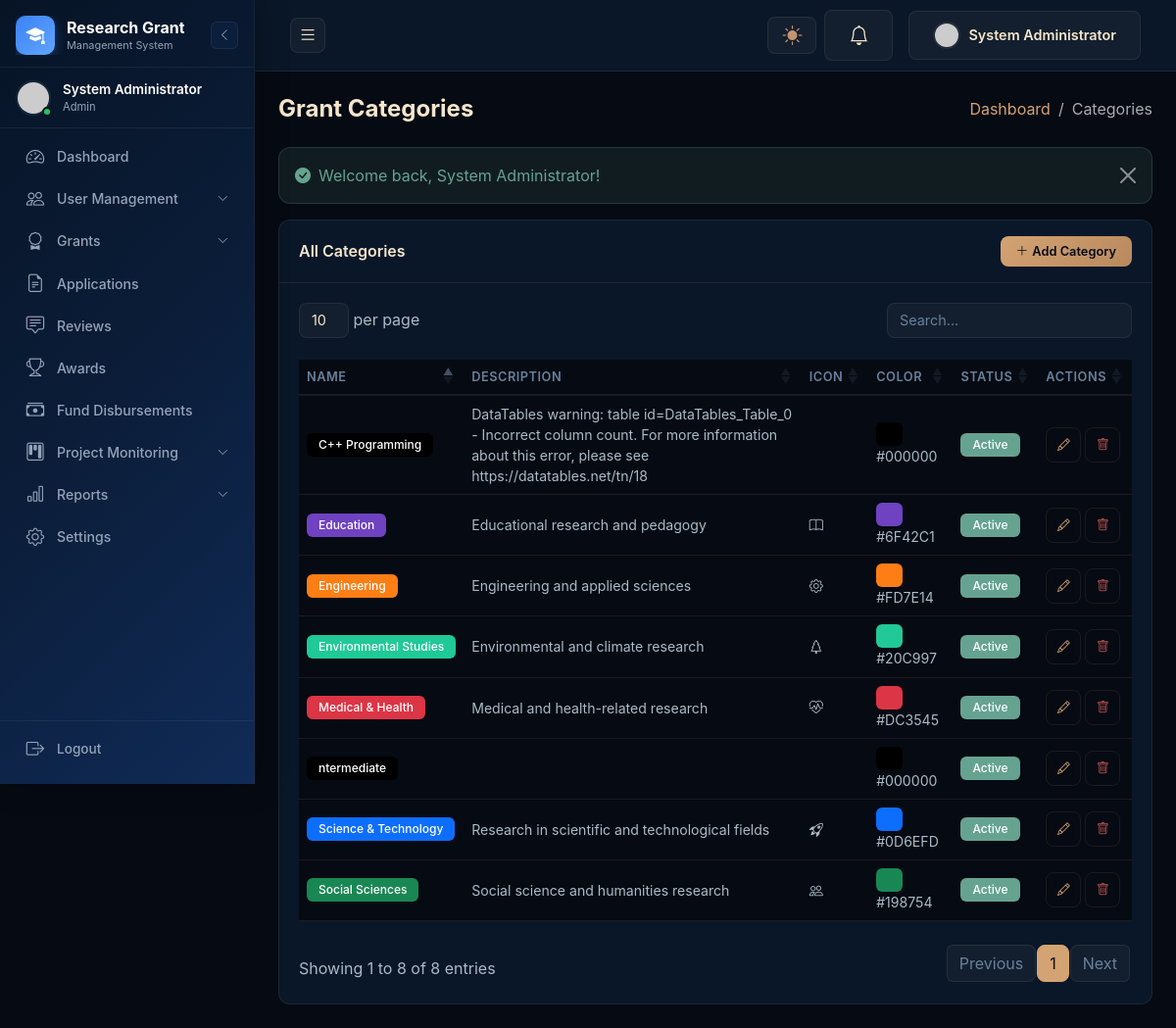
The app's page /admin/pages/categories.php (signed in) with its own data.
### tables this page shows
CREATE TABLE `grant_categories` (
  `id` int(11) NOT NULL AUTO_INCREMENT,
  `name` varchar(255) NOT NULL,
  `description` text,
  `icon` varchar(100) DEFAULT NULL,
  `color` varchar(20) DEFAULT NULL,
  `is_active` tinyint(1) NOT NULL DEFAULT '1',
  `created_at` timestamp NOT NULL DEFAULT CURRENT_TIMESTAMP,
  `updated_at` timestamp NOT NULL DEFAULT CURRENT_TIMESTAMP ON UPDATE CURRENT_TIMESTAMP,
  PRIMARY KEY (`id`),
  KEY `is_active` (`is_active`)
);

### admin/pages/categories.php (the view, shortened to what this page needs)
<?php
require_once __DIR__ . '/../../includes/functions.php';
$db = getDb();
$stmt = $db->query("SELECT * FROM grant_categories ORDER BY name");
$categories = $stmt->fetchAll();
include __DIR__ . '/../../includes/header.php';
?>
<div class="d-flex justify-content-between align-items-center mb-4" data-aos="fade-down">
    <h4 class="mb-0 fw-bold">Grant Categories</h4>
    <nav aria-label="breadcrumb">
        <ol class="breadcrumb mb-0">
            <li class="breadcrumb-item"><a href="<?= SITE_URL ?>admin/index.php">Dashboard</a></li>
            <li class="breadcrumb-item active">Categories</li>
        </ol>
    </nav>
</div>
<?= displaySessionMessages() ?>
<div class="card" data-aos="fade-up">
    <div class="card-header d-flex justify-content-between align-items-center">
        <span>All Categories</span>
        <button class="btn btn-primary btn-sm" data-bs-toggle="modal" data-bs-target="#addCategoryModal"><i class="bi bi-plus-lg me-1"></i>Add Category</button>
    </div>
    <div class="card-body">
        <div class="table-responsive">
            <table class="table datatable table-hover">
                <thead>
                    <tr>
                        <th>Name</th>
                        <th>Description</th>
                        <th>Icon</th>
                        <th>Color</th>
                        <th>Status</th>
                        <th class="no-print">Actions</th>
                    </tr>
                </thead>
                <tbody>
                    <?php if (empty($categories)): ?>
                    <tr><td colspan="6" class="text-center text-muted py-4">No categories found</td></tr>
                    <?php else: ?>
                    <?php foreach ($categories as $cat): ?>
                    <tr>
                        <td><span class="badge" style="background:<?= htmlspecialchars($cat['color'] ?? '#6c757d') ?>"><?= htmlspecialchars($cat['name']) ?></span></td>
                        <td><?= htmlspecialchars($cat['description'] ?? '-') ?></td>
                        <td><i class="<?= htmlspecialchars($cat['icon'] ?? 'bi bi-tag') ?>"></i></td>
                        <td><span class="badge" style="background:<?= htmlspecialchars($cat['color'] ?? '#6c757d') ?>">&nbsp;</span> <?= htmlspecialchars($cat['color'] ?? '-') ?></td>
                        <td><?= getStatusBadge($cat['is_active'] ? 'active' : 'inactive') ?></td>
                        <td class="no-print">
                            <button class="btn btn-sm btn-outline-primary btn-icon edit-cat" data-id="<?= $cat['id'] ?>" data-name="<?= htmlspecialchars($cat['name']) ?>" data-description="<?= htmlspecialchars($cat['description'] ?? '') ?>" data-icon="<?= htmlspecialchars($cat['icon'] ?? '') ?>" data-color="<?= htmlspecialchars($cat['color'] ?? '') ?>" title="Edit"><i class="bi bi-pencil"></i></button>
                            <a href="<?= SITE_URL ?>admin/pages/categories.php?delete=<?= $cat['id'] ?>" class="btn btn-sm btn-outline-danger btn-icon btn-delete" data-message="Delete category '<?= htmlspecialchars($cat['name']) ?>'?" title="Delete"><i class="bi bi-trash"></i></a>
                        </td>
                    </tr>
                    <?php endforeach; ?>
                    <?php endif; ?>
                </tbody>
            </table>
        </div>
    </div>
</div>
<?php include __DIR__ . '/../../includes/footer.php'; ?>

### includes/functions.php (shortened to what this page needs)
<?php
function getStatusBadge($status) {
    $badges = [
        'active' => 'success',
        'inactive' => 'secondary',
        'pending' => 'warning',
        'draft' => 'secondary',
        'open' => 'success',
        'closed' => 'danger',
        'cancelled' => 'danger',
        'submitted' => 'primary',
        'under_review' => 'info',
        'approved' => 'success',
        'rejected' => 'danger',
        'revision_needed' => 'warning',
        'withdrawn' => 'secondary',
        'assigned' => 'info',
        'in_progress' => 'warning',
        'completed' => 'success',
        'overdue' => 'danger',
        'suspended' => 'warning',
        'terminated' => 'danger',
        'reviewed' => 'info',
        'monthly' => 'primary',
        'quarterly' => 'info',
        'biannual' => 'warning',
        'annual' => 'success',
        'final' => 'danger',
        'approve' => 'success',
        'revision' => 'warning',
        'paid' => 'success',
        'scheduled' => 'warning',
        'partially_disbursed' => 'info',
        'fully_disbursed' => 'success',
    ];
    $class = $badges[$status] ?? 'secondary';
    $label = ucwords(str_replace('_', ' ', $status));
    return "<span class='badge bg-{$class}'>{$label}</span>";
}
function displayAlert($message, $type = 'success') {
    $icons = [
        'success' => 'bi-check-circle-fill',
        'danger' => 'bi-exclamation-triangle-fill',
        'warning' => 'bi-exclamation-circle-fill',
        'info' => 'bi-info-circle-fill',
    ];
    $icon = $icons[$type] ?? 'bi-info-circle-fill';
    return "<div class='alert alert-{$type} alert-dismissible fade show' role='alert'>
            <i class='{$icon} me-2'></i>{$message}
            <button type='button' class='btn-close' data-bs-dismiss='alert'></button>
        </div>";
}
function displaySessionMessages() {
    $html = '';
    foreach (['success', 'danger', 'warning', 'info'] as $type) {
        if (isset($_SESSION[$type . '_message'])) {
            $html .= displayAlert($_SESSION[$type . '_message'], $type);
        }
    }
    return $html;
}

### assets/css/style.css (style rules this page uses)
:root { --dark: #060a12; --dark2: #0a1728; --dark3: #1b3858; --primary: #d4a373; --primary-light: #e8c9a0; --primary-dark: #b8895e; --secondary: #537497; --secondary-light: #69819c; --tertiary: #96b2c6; --green: #65a390; --amber: #c4936f; --red: #c15757; --text: #f5e6cc; --text-muted: #aabbc8; --text-dim: #69819c; --glass: rgba(245, 230, 204, .04); --glass-hover: rgba(245, 230, 204, .07); --glass-border: rgba(245, 230, 204, .08); --glow-primary: rgba(212, 163, 115, .35); --glow-secondary: rgba(83, 116, 151, .35); --sidebar-width: 260px; --sidebar-collapsed: 80px; --sidebar-bg: #071426; --sidebar-gradient: linear-gradient(135deg, #071426, #0B1D39, #102B57); --sidebar-primary: #3B82F6; --sidebar-primary-glow: rgba(59, 130, 246, .35); --sidebar-secondary: #60A5FA; --sidebar-text: #FFFFFF; --sidebar-muted: #94A3B8; --sidebar-glass: rgba(59, 130, 246, .06); --sidebar-glass-hover: rgba(59, 130, 246, .1); --sidebar-border: rgba(148, 163, 184, .1); --header-height: 60px; --radius: 12px; --radius-sm: 8px; --transition: all .3s ease; --bs-body-bg: var(--dark); --bs-body-color: var(--text); --bs-primary: var(--primary); --bs-secondary: var(--secondary); --bs-success: var(--green); --bs-warning: var(--amber); --bs-danger: var(--red); --bs-info: var(--tertiary); --bs-light: var(--dark2); --bs-dark: #000; --bs-border-color: var(--glass-border); --bs-link-color: var(--primary); --bs-link-hover-color: var(--primary-light); }
* { margin: 0; padding: 0; box-sizing: border-box; }
body { font-family: 'Inter', -apple-system, BlinkMacSystemFont, sans-serif; background: var(--dark); color: var(--text); overflow-x: hidden; }
h1, h2, h3, h4, h5, h6 { font-weight: 700; color: var(--text); }
a { text-decoration: none; transition: var(--transition); color: var(--primary); }
.card { border: 1px solid var(--glass-border); border-radius: var(--radius); background: var(--dark2); transition: var(--transition); }
.card-header { background: transparent; border-bottom: 1px solid var(--glass-border); font-weight: 600; padding: 16px 20px; color: var(--text); }
.card-body { padding: 20px; color: var(--text-muted); }
.table { margin-bottom: 0; color: var(--text); }
.table thead th { border-top: none; border-bottom: 2px solid var(--glass-border); font-weight: 600; font-size: .8rem; text-transform: uppercase; letter-spacing: .5px; color: var(--text-dim); }
.table td { vertical-align: middle; font-size: .88rem; border-color: var(--glass-border); color: var(--text-muted); }
.table > :not(caption) > * > * { border-color: var(--glass-border); }
.btn { border-radius: var(--radius-sm); font-weight: 600; padding: 10px 24px; transition: var(--transition); font-size: .9rem; }
.btn-sm { padding: 6px 16px; font-size: .8rem; }
.btn-primary { background: linear-gradient(135deg, var(--primary), var(--primary-dark)); border: none; color: var(--dark); }
.btn-outline-primary { color: var(--primary); border-color: var(--glass-border); background: transparent; }
.btn-outline-danger { color: var(--red); border-color: var(--glass-border); }
.btn-icon { width: 36px; height: 36px; padding: 0; display: inline-flex; align-items: center; justify-content: center; border-radius: var(--radius-sm); }
.alert { border-radius: var(--radius); border: 1px solid var(--glass-border); background: var(--glass); color: var(--text); }
.alert-success { background: rgba(101,163,144,.12); border-color: rgba(101,163,144,.2); color: var(--green); }
.alert .btn-close { filter: invert(1) brightness(2); }
.badge { padding: 6px 12px; font-weight: 500; font-size: .75rem; border-radius: 6px; }
.bg-success { background: var(--green) !important; }
.close, .btn-close { filter: invert(1) brightness(2); }

### records on screen
grant_categories: name "C++ Programming", description "DataTables warning: table id=DataTables_Table_0 - Incorrect column count. For more information about this error, please see https://datatables.net/tn/18", color "#000000"
grant_categories: name "Education", description "Educational research and pedagogy", color "#6F42C1"
grant_categories: name "Engineering", description "Engineering and applied sciences", color "#FD7E14"
grant_categories: name "Environmental Studies", description "Environmental and climate research", color "#20C997"
grant_categories: name "Medical & Health", description "Medical and health-related research", color "#DC3545"
grant_categories: name "ntermediate", color "#000000"
grant_categories: name "Science & Technology", description "Research in scientific and technological fields", color "#0D6EFD"
grant_categories: name "Social Sciences", description "Social science and humanities research", color "#198754"

### other values on screen
$_SESSION['user_name'] "System Administrator"
str_replace('_', ' ', $role) "Admin"
